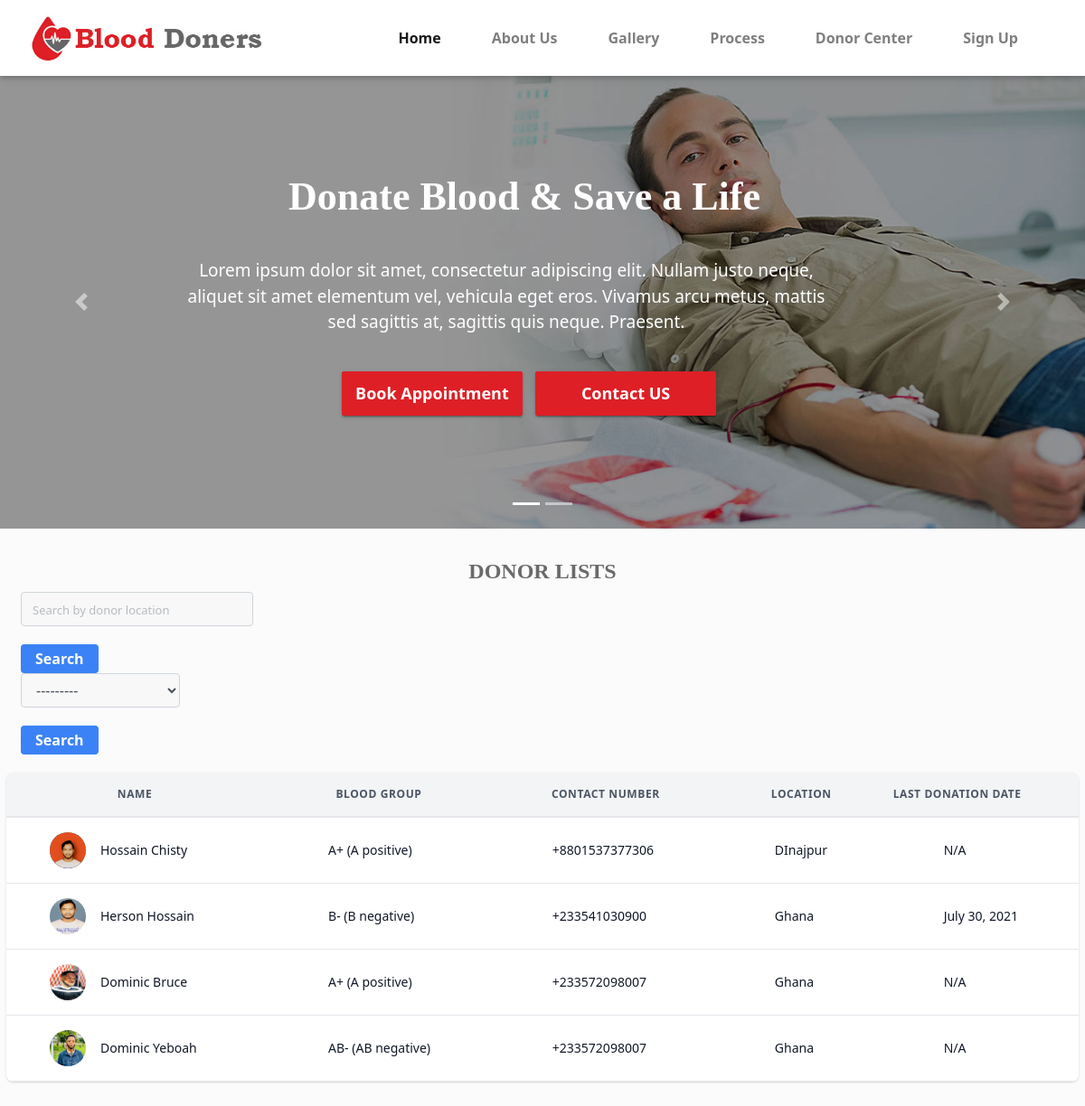
Page /doner_list/ on the committed database.
### core/models.py (models this page shows, shortened)
class Donor(models.Model):
    user = models.OneToOneField(
        settings.AUTH_USER_MODEL, on_delete=models.CASCADE, related_name="donor", null=True, blank=True
    )
    first_name = models.CharField(max_length=30, blank=False, null=False)
    last_name = models.CharField(max_length=30, blank=False, null=False)
    GENDER_CHOICES = {("male", "Male"), ("female", "Female"), ("other", "Other")}
    gender = models.CharField(
        max_length=10, null=True, blank=True, choices=GENDER_CHOICES
    )
    photo = models.ImageField(null=True, blank=True)
    contact_number = PhoneNumberField()
    contact_number.help_text = "Format: +8801537377302"
    blood_group = models.CharField(max_length=20, choices=BLOOD_GROUP)
    date_of_birth = models.DateField(
        blank=False, null=False, help_text="Format: YYYY-MM-DD"
    )
    last_donation_date = models.DateField(null=True, blank=True)
    location = models.CharField(max_length=200)
    class Meta:
        verbose_name = _("Donor")
        verbose_name_plural = _("Donors")

### core/views.py (the view)
# urls.py: path("doner_list/", DonerListView.as_view(), name="doners_list"),
class DonerListView(View):
    def get(self, request):
        donors_qs = Donor.objects.all()
        filters = DonorFilter(request.GET, queryset=donors_qs)
        return render(request, "doner_list.html", {"filters": filters})

### templates/doner_list.html (shortened to what this page needs)
{% include 'navbar.html' %}
{% block body %}
    <link href="https://cdn.jsdelivr.net/npm/tailwindcss/dist/tailwind.min.css" rel="stylesheet">
    {% include '_css.html' %}
    <body class="antialiased font-sans bg-gray-200">
    <div class="container mx-auto px-2 sm:px-8">
        <div class="py-8">
            <h2 class="text-center text-2xl font-semibold leading-tight">DONOR LISTS</h2>
            <div class="flex sm:flex-row flex-col">
                <div class="block relative">
                    <form action="" method="get">
                        {{ filters.form.location }}
                        <button class="bg-blue-500 text-white font-bold py-1 px-3 rounded" type="submit">Search</button>
                    </form>
                </div>
            </div>
            <div class="flex flex-row mb-1 sm:mb-0">
                <div class="relative">
                    <form action="" method="get">
                    {{ filters.form.blood_group }}
                    <button class="bg-blue-500 text-white font-bold py-1 px-3 rounded" type="submit">Search</button>
                    </form>
                </div>
            </div>
            <div class="-mx-4 sm:-mx-8 px-3 sm:px-8 py-3 overflow-x-auto">
                <div class="inline-block min-w-full shadow rounded-lg overflow-hidden">
                    <table class="min-w-full leading-normal">
                        <thead>
                            <tr>
                                <th
                                    class="px-2 py-3 border-b-2 border-gray-200 bg-gray-100 text-center text-xs font-semibold text-gray-600 uppercase tracking-wider">
                                    Name
                                </th>
                                <th
                                    class="px-2 py-3 border-b-2 border-gray-200 bg-gray-100 text-center text-xs font-semibold text-gray-600 uppercase tracking-wider">
                                    Blood Group
                                </th>
                                <th
                                    class="px-2 py-3 border-b-2 border-gray-200 bg-gray-100 text-center text-xs font-semibold text-gray-600 uppercase tracking-wider">
                                    Contact Number
                                </th>
                                <th
                                    class="px-2 py-3 border-b-2 border-gray-200 bg-gray-100 text-center text-xs font-semibold text-gray-600 uppercase tracking-wider">
                                    Location
                                </th>
                                <th
                                    class="px-2 py-3 border-b-2 border-gray-200 bg-gray-100 text-left text-xs font-semibold text-gray-600 uppercase tracking-wider">
                                    Last Donation Date
                                </th>
                            </tr>
                        </thead>
                        <tbody>
                        {% for items in  filters.qs %}
                        {% if items in filters.qs %}
                        <tr>
                            <td class="px-5 py-3 border-b border-gray-200 bg-white text-sm">
                                <div class="flex items-center">
                                    <div class="flex-shrink-0 w-10 h-10">
                                        <img class="w-full h-full rounded-full"
                                            src="{{items.photo.url}}" alt="{{items.first_name}}"/>
                                    </div>
                                    <div class="ml-3">
                                        <p class="text-gray-900 whitespace-no-wrap">
                                            {{items.first_name}} {{items.last_name}}
                                        </p>
                                    </div>
                                </div>
                            </td>
                            <td class="px-5 py-3 border-b border-gray-200 bg-white text-sm">
                                <div class="flex items-center">
                                    <div class="ml-4">
                                        <p class="text-gray-900 whitespace-no-wrap">
                                            {{items.blood_group}}
                                        </p>
                                    </div>
                                </div>
                            </td>
                            <td class="px-5 py-3 border-b border-gray-200 bg-white text-sm">
                                <div class="flex items-center">
                                    <div class="ml-3">
                                        <p class="text-gray-900 whitespace-no-wrap">
                                            {{items.contact_number}}
                                        </p>
                                    </div>
                                </div>
                            </td>
                            <td class="px-5 py-3 border-b border-gray-200 bg-white text-sm">
                                <div class="flex items-center">
                                    <div class="ml-3">
                                        <p class="text-gray-900 whitespace-no-wrap">
                                            {{items.location}}
                                        </p>
                                    </div>
                                </div>
                            </td>
                            <td class="px-5 py-3 border-b border-gray-200 bg-white text-sm">
                                <div class="flex items-center">
                                    <div class="ml-3">
                                        {% if items.last_donation_date == None %}
                                        <p class="text-gray-900 whitespace-no-wrap">
                                                N/A
                                            </p>
                                        {% else %}
                                        <p class="text-gray-900 whitespace-no-wrap">
                                            {{items.last_donation_date}}
                                        </p>
                                        {% endif %}
                                    </div>
                                </div>
                            </td>
                        </tr>
                        {% endif %}
                        {% endfor %}
                        </tbody>
                    </table>
                </div>
            </div>
        </div>
    </div>
</body>
{% endblock body %}

### templates/navbar.html (shortened to what this page needs)
{% load static %}
    <header class="continer-fluid">
            <div id="menu-jk" class="header-bottom">
                <div class="container">
                    <div class="row nav-row">
                        <div class="col-md-3 logo">
                            <img src="{% static 'assets/images/logo.jpg' %}" alt="">
                        </div>
                        <div class="col-md-9 nav-col">
                            <nav class="navbar navbar-expand-lg navbar-light">
                                <div class="collapse navbar-collapse" id="navbarNav">
                                    <ul class="navbar-nav">
                                        {% if request.user.is_authenticated %}
                                            <li class="nav-item">
                                                <a class="nav-link" href="{% url 'doners_list' %}">Donor Center</a>
                                            </li>
                                            <li class="nav-item">
                                                <a class="nav-link" href="{% url 'doners' %}">Be a Donor</a>
                                                </a>
                                            </li>
                                            <li class="nav-item active">
                                                <a class="nav-link" href="{% url 'sign_out' %}">Sign out as @{{request.user.donor.first_name}} {{request.user.donor.last_name}}</a>
                                                </a>
                                            </li>
                                        {% else %}
                                        <li class="nav-item active">
                                            <a class="nav-link" href="#">Home
                                            </a>
                                        </li>
                                        <li class="nav-item">
                                            <a class="nav-link" href="#about">About Us</a>
                                        </li>
                                        <li class="nav-item">
                                            <a class="nav-link" href="#gallery">Gallery</a>
                                        </li>
                                         <li class="nav-item">
                                            <a class="nav-link" href="#process">Process</a>
                                        </li>
                                        <li class="nav-item">
                                            <a class="nav-link" href="{% url 'doners_list' %}">Donor Center</a>
                                        </li>
                                           <li class="nav-item">
                                            <a class="nav-link" href="{% url 'sign_up' %}">Sign Up</a>
                                        </li>
                                        {% endif %}
                                    </ul>
                                </div>
                            </nav>
                        </div>
                    </div>
                </div>
            </div>
        </header>
    <div class="slider-detail">
        <div id="carouselExampleIndicators" class="carousel slide" data-ride="carousel">
            <ol class="carousel-indicators">
                <li data-target="#carouselExampleIndicators" data-slide-to="0" class="active"></li>
                <li data-target="#carouselExampleIndicators" data-slide-to="1"></li>
            </ol>
            <div class="carousel-inner">
                <div class="carousel-item active">
                    <img class="d-block w-100" src="{% static 'assets/images/slider/slide-02.jpg' %}" alt="First slide">
                    <div class="carousel-caption d-none d-md-block">
                        <h5 class=" bounceInDown">Donate Blood & Save a Life</h5>
                        <p class=" bounceInLeft">Lorem ipsum dolor sit amet, consectetur adipiscing elit. Nullam justo neque, <br>
                            aliquet sit amet elementum vel, vehicula eget eros. Vivamus arcu metus, mattis <br>
                            sed sagittis at, sagittis quis neque. Praesent.</p>
                        <div class=" vbh">
                            <div class="btn btn-success  bounceInUp"> Book Appointment </div>
                            <div class="btn btn-success  bounceInUp"> Contact US </div>
                        </div>
                    </div>
                </div>
            </div>
            <a class="carousel-control-prev" href="#carouselExampleIndicators" role="button" data-slide="prev">
                <span class="carousel-control-prev-icon" aria-hidden="true"></span>
            </a>
            <a class="carousel-control-next" href="#carouselExampleIndicators" role="button" data-slide="next">
                <span class="carousel-control-next-icon" aria-hidden="true"></span>
            </a>
        </div>
    </div>

### templates/_css.html
{% load static %}
<link rel="stylesheet" href="{% static 'assets/css/bootstrap.min.css' %}">
<link rel="stylesheet" href="{% static 'assets/css/fontawsom-all.min.css' %}">
<link rel="stylesheet" href="{% static 'assets/plugins/grid-gallery/css/grid-gallery.min.css' %}">
<link rel="stylesheet" type="text/css" href="{% static 'assets/css/style.css' %}" />

### templates/_js.html (shortened to what this page needs)
{% load static %}

### static/assets/css/style.css (style rules this page uses)
* { margin: 0px; padding: 0px; list-style: none; }
img { max-width: 100%; }
a { text-decoration: none; outline: none; color: #444; }
ul { margin-bottom: 0; padding-left: 0; }
a:hover, a:focus, input, textarea { text-decoration: none; outline: none; }
html, body { height: 100%; }
p { margin-bottom: 0px; width: 100%; }
::placeholder { color: #747f8a !important; font-size: 13px; opacity: .5 !important; }
h1, h2, h3, h4, h5, h6 { font-family: montserrat; }
body { background-color: #f1f1f145 !important; font-family: 'Merriweather', serif; color: #6A6A6A; overflow-x: hidden; }
.btn-success { background-color: #de1f26; border-color: #de1f26; }
.btn { box-shadow: 0 3px 1px -2px rgba(0, 0, 0, 0.2), 0 2px 2px 0 rgba(0, 0, 0, 0.14), 0 1px 5px 0 rgba(0, 0, 0, 0.12); border-radius: 2px; }
.form-control { background-color: #F8F8F8; margin-bottom: 20px; }
.container { max-width: 1170px; }
header { box-shadow: 0 2px 5px 0 rgba(0, 0, 0, 0.16), 0 2px 10px 0 rgba(0, 0, 0, 0.12); }
header .header-bottom { background-color: #FFF; }
header .header-bottom .navbar { float: right; }
header .header-bottom img { margin-top: 15px; }
header .nav-col .navbar-nav li { padding: 14px 20px; font-weight: 600; }
.scroll-to-fixed-fixed { background-color: #FFF; box-shadow: 0 2px 5px 0 rgba(0, 0, 0, 0.16), 0 2px 10px 0 rgba(0, 0, 0, 0.12); }
.slider-detail .carousel-caption { text-align: left; bottom: 90px; bottom: 105px; }
.slider-detail .carousel-caption h5 { font-size: 44px; margin-left: -40px; font-weight: 600; text-align: center; }
.slider-detail .carousel-caption p { margin-left: -40px; margin-top: 40px; font-size: 19px; text-align: center; }
.slider-detail .vbh { margin-left: -40px; text-align: center; }
.slider-detail .vbh .btn { padding: 10px; margin-top: 40px; width: 200px; margin-left: 10px; font-weight: 600; font-size: 18px; }

### rows in the picture
Donor: photo (picture), first_name "Hossain", last_name "Chisty", blood_group "A+ (A positive)", contact_number "+8801537377306", location "DInajpur", shows "N/A"
Donor: photo (picture), first_name "Herson", last_name "Hossain", blood_group "B- (B negative)", contact_number "+233541030900", location "Ghana", last_donation_date "July 30, 2021"
Donor: photo (picture), first_name "Dominic", last_name "Bruce", blood_group "A+ (A positive)", contact_number "+233572098007", location "Ghana", shows "N/A"
Donor: photo (picture), first_name "Dominic", last_name "Yeboah", blood_group "AB- (AB negative)", contact_number "+233572098007", location "Ghana", shows "N/A"
